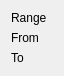
<?xml version="1.0" encoding="UTF-8"?>
<ui version="4.0">
 <class>DateRangeDlg</class>
 <widget class="QWidget" name="DateRangeDlg">
  <property name="geometry">
   <rect>
    <x>0</x>
    <y>0</y>
    <width>64</width>
    <height>75</height>
   </rect>
  </property>
  <layout class="QGridLayout">
   <item row="0" column="0">
    <widget class="QLabel" name="TextLabel4">
     <property name="text">
      <string>Range</string>
     </property>
     <property name="wordWrap">
      <bool>false</bool>
     </property>
    </widget>
   </item>
   <item row="0" column="1">
    <widget class="KMyMoneyPeriodCombo" name="m_dateRange" native="true"/>
   </item>
   <item row="1" column="0">
    <widget class="QLabel" name="TextLabel5">
     <property name="text">
      <string comment="From (Date)">From</string>
     </property>
     <property name="wordWrap">
      <bool>false</bool>
     </property>
    </widget>
   </item>
   <item row="1" column="1">
    <widget class="KMyMoneyDateInput" name="m_fromDate" native="true"/>
   </item>
   <item row="2" column="0">
    <widget class="QLabel" name="TextLabel6">
     <property name="text">
      <string comment="To (Date)">To</string>
     </property>
     <property name="wordWrap">
      <bool>false</bool>
     </property>
    </widget>
   </item>
   <item row="2" column="1">
    <widget class="KMyMoneyDateInput" name="m_toDate" native="true"/>
   </item>
  </layout>
 </widget>
 <layoutdefault spacing="6" margin="11"/>
 <customwidgets>
  <customwidget>
   <class>KMyMoneyPeriodCombo</class>
   <extends>QWidget</extends>
   <header>kmymoneyperiodcombo.h</header>
   <container>1</container>
  </customwidget>
  <customwidget>
   <class>KMyMoneyDateInput</class>
   <extends>QWidget</extends>
   <header>kmymoneydateinput.h</header>
  </customwidget>
 </customwidgets>
 <resources/>
 <connections/>
</ui>
